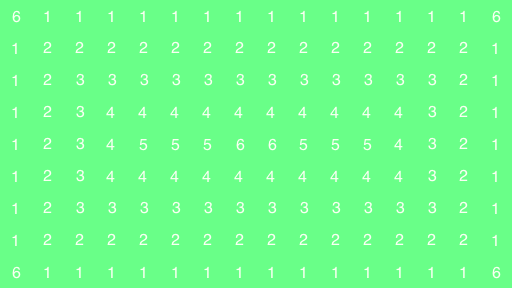

The image is a tile-based game level rendered from a .tmx file. Its description and complete source (layers, tilesets, objects, tile grids) follow:
An orthogonal 16x9 tile map with 32x32 px tiles, 2 tile layers (タイル・レイヤー1, タイル・レイヤー 2).

<map version="1.0" tiledversion="1.1.3" orientation="orthogonal" renderorder="right-down" width="16" height="9" tilewidth="32" tileheight="32" infinite="0" nextobjectid="1">
 <tileset firstgid="1" source="tile.tsx" />
 <layer name="タイル・レイヤー1" width="16" height="9">
  <data encoding="csv">
1,1,1,1,1,1,1,1,1,1,1,1,1,1,1,1,
1,2,2,2,2,2,2,2,2,2,2,2,2,2,2,1,
1,2,3,3,3,3,3,3,3,3,3,3,3,3,2,1,
1,2,3,4,4,4,4,4,4,4,4,4,4,3,2,1,
1,2,3,4,5,5,5,6,6,5,5,5,4,3,2,1,
1,2,3,4,4,4,4,4,4,4,4,4,4,3,2,1,
1,2,3,3,3,3,3,3,3,3,3,3,3,3,2,1,
1,2,2,2,2,2,2,2,2,2,2,2,2,2,2,1,
1,1,1,1,1,1,1,1,1,1,1,1,1,1,1,1
</data>
 </layer>
 <layer name="タイル・レイヤー 2" width="16" height="9">
  <data encoding="csv">
6,0,0,0,0,0,0,0,0,0,0,0,0,0,0,6,
0,0,0,0,0,0,0,0,0,0,0,0,0,0,0,0,
0,0,0,0,0,0,0,0,0,0,0,0,0,0,0,0,
0,0,0,0,0,0,0,0,0,0,0,0,0,0,0,0,
0,0,0,0,0,0,0,0,0,0,0,0,0,0,0,0,
0,0,0,0,0,0,0,0,0,0,0,0,0,0,0,0,
0,0,0,0,0,0,0,0,0,0,0,0,0,0,0,0,
0,0,0,0,0,0,0,0,0,0,0,0,0,0,0,0,
6,0,0,0,0,0,0,0,0,0,0,0,0,0,0,6
</data>
 </layer>
</map>